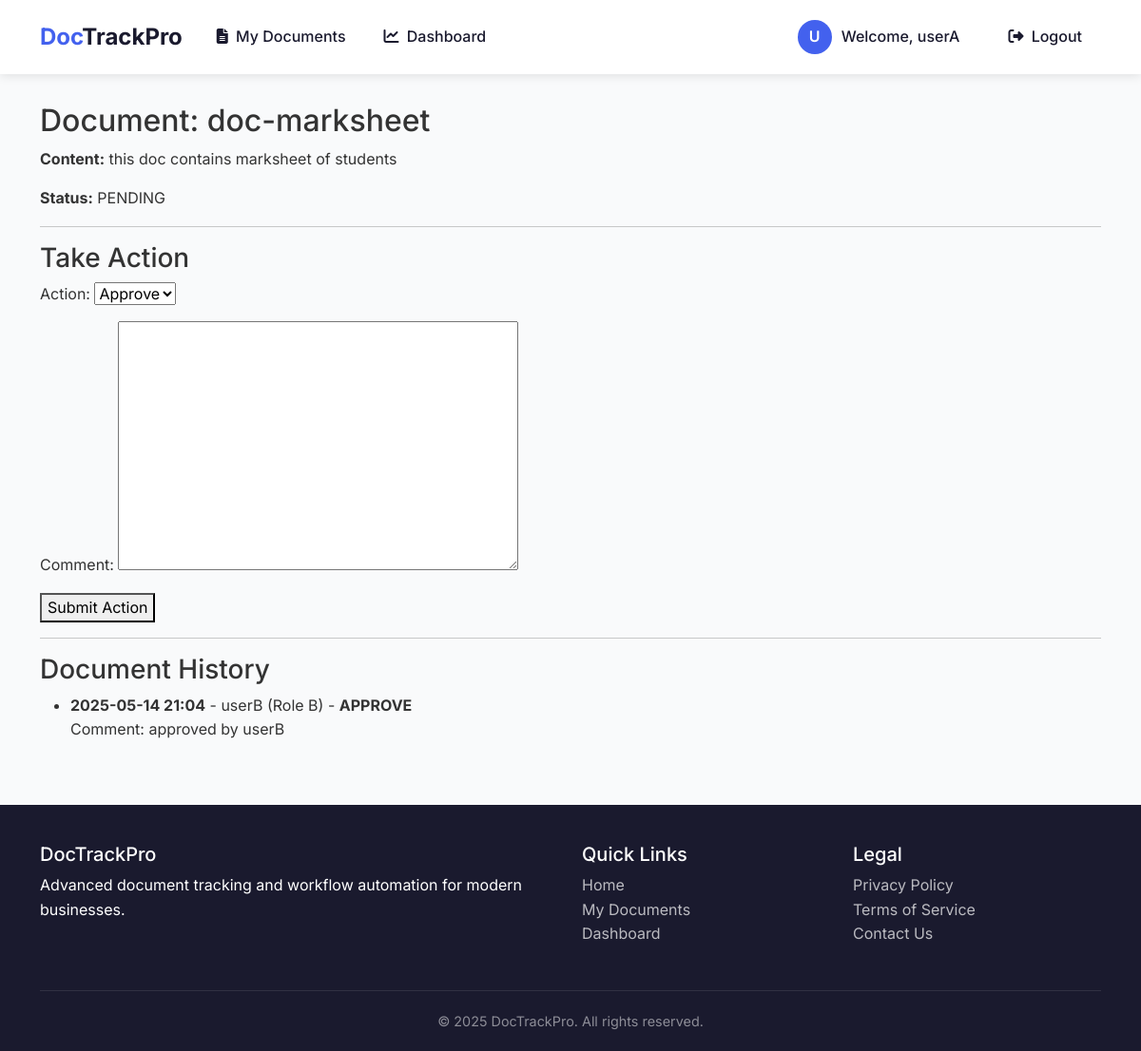
The page /2/action/ (signed in) on the database its author committed.
### tracking/models.py (models this page shows, shortened)
class CustomUser(AbstractUser):
    ROLE_CHOICES = [
        ('A', 'User A'),
        ('B', 'User B'),
        ('C', 'User C'),
        ('D', 'User D'),
        ('E', 'User E'),
    ]
    role = models.CharField(max_length=1, choices=ROLE_CHOICES)

class Document(models.Model):
    title = models.CharField(max_length=255)
    content = models.TextField()
    created_by = models.ForeignKey(CustomUser, related_name='created_documents', on_delete=models.CASCADE)
    current_handler = models.ForeignKey(CustomUser, related_name='handling_documents', on_delete=models.SET_NULL, null=True, blank=True)
    status = models.CharField(max_length=20, choices=[
        ('PENDING', 'Pending'),
        ('REJECTED', 'Rejected'),
        ('APPROVED', 'Approved'),
        ('COMPLETED', 'Completed'),
    ], default='PENDING')
    created_at = models.DateTimeField(auto_now_add=True)
    serial_number = models.CharField(max_length=20, unique=True, blank=True, null=True)
    sent_at = models.DateTimeField(null=True, blank=True)
    last_approved_by = models.ForeignKey(
        CustomUser, null=True, blank=True, related_name='last_approver',
        on_delete=models.SET_NULL
    )

class DocumentAction(models.Model):
    document = models.ForeignKey(Document, on_delete=models.CASCADE, related_name='actions')
    user = models.ForeignKey(CustomUser, on_delete=models.CASCADE)
    action = models.CharField(max_length=10, choices=[('APPROVE', 'Approve'), ('REJECT', 'Reject')])
    comment = models.TextField(blank=True)
    timestamp = models.DateTimeField(auto_now_add=True)

### tracking/views.py (the view, shortened to what this page needs)
# urls.py: path('<int:pk>/action/', DocumentActionView.as_view(), name='document-action'),
class DocumentActionView(LoginRequiredMixin, View):
    def get(self, request, pk):
        document = get_object_or_404(Document, pk=pk)
        form = DocumentActionForm()
        actions = document.actions.all().order_by('timestamp')
        return render(request, 'tracking/document_action.html', {
            'document': document,
            'form': form,
            'actions': actions
    })

### tracking/forms.py
class DocumentActionForm(forms.Form):
    action = forms.ChoiceField(choices=[('APPROVE', 'Approve'), ('REJECT', 'Reject')])
    comment = forms.CharField(widget=forms.Textarea, required=False)

### tracking/templates/tracking/document_action.html (shortened to what this page needs)
{% extends "tracking/base.html" %}
{% block content %}
  <h2>Document: {{ document.title }}</h2>
  <p><strong>Content:</strong> {{ document.content }}</p>
  <p><strong>Status:</strong> {{ document.status }}</p>
  <hr>
  <h3>Take Action</h3>
  <form method="post">
    {{ form.as_p }}
    <button type="submit">Submit Action</button>
  </form>
  <hr>
  <h3>Document History</h3>
  {% if actions %}
    <ul>
      {% for act in actions %}
        <li>
          <strong>{{ act.timestamp|date:"Y-m-d H:i" }}</strong> -
          {{ act.user.username }} (Role {{ act.user.role }}) -
          <strong>{{ act.action }}</strong><br>
          {% if act.comment %}
            Comment: {{ act.comment }}
          {% endif %}
        </li>
      {% endfor %}
    </ul>
  {% else %}
    <p>No actions taken yet.</p>
  {% endif %}
{% endblock %}

### tracking/templates/tracking/base.html (shortened to what this page needs)
<!DOCTYPE html>
<html lang="en">
<head>
    <link href="https://cdn.jsdelivr.net/npm/bootstrap@5.3.0/dist/css/bootstrap.min.css" rel="stylesheet">
    <link rel="stylesheet" href="https://cdnjs.cloudflare.com/ajax/libs/font-awesome/6.4.0/css/all.min.css">
</head>
<body>
    <nav class="navbar navbar-expand-lg navbar-light sticky-top">
        <div class="container">
            <a class="navbar-brand" href="{% url 'home' %}"><span>Doc</span>TrackPro</a>
            <div class="collapse navbar-collapse" id="navbarNav">
                <ul class="navbar-nav me-auto">
                    {% if user.is_authenticated %}
                        <li class="nav-item">
                            <a class="nav-link {% if request.resolver_match.url_name == 'document-list' %}active{% endif %}"
                               href="{% url 'document-list' %}">
                                <i class="fas fa-file-alt me-1"></i> My Documents
                            </a>
                        </li>
                        <li class="nav-item">
                            <a class="nav-link {% if request.resolver_match.url_name == 'dashboard' %}active{% endif %}"
                               href="{% url 'dashboard' %}">
                                <i class="fas fa-chart-line me-1"></i> Dashboard
                            </a>
                        </li>
                    {% endif %}
                </ul>
                <ul class="navbar-nav">
                    {% if user.is_authenticated %}
                        <li class="nav-item d-flex align-items-center me-3">
                            <div class="user-avatar">
                                {{ user.username|first|upper }}
                            </div>
                            <span class="navbar-text d-none d-lg-block">Welcome, {{ user.username }}</span>
                        </li>
                        <li class="nav-item">
                            <a class="nav-link" href="{% url 'logout' %}">
                                <i class="fas fa-sign-out-alt me-1"></i> Logout
                            </a>
                        </li>
                    {% else %}
                        <li class="nav-item">
                            <a class="nav-link" href="{% url 'login' %}">
                                <i class="fas fa-sign-in-alt me-1"></i> Login
                            </a>
                        </li>
                    {% endif %}
                </ul>
            </div>
        </div>
    </nav>
    <main class="container">
        {% block content %}{% endblock %}
    </main>
    <footer>
        <div class="container">
            <div class="row">
                <div class="col-md-6">
                    <h5>DocTrackPro</h5>
                    <p>Advanced document tracking and workflow automation for modern businesses.</p>
                </div>
                <div class="col-md-3">
                    <h5>Quick Links</h5>
                    <ul class="list-unstyled footer-links">
                        <li><a href="{% url 'home' %}">Home</a></li>
                        {% if user.is_authenticated %}
                            <li><a href="{% url 'document-list' %}">My Documents</a></li>
                            <li><a href="{% url 'dashboard' %}">Dashboard</a></li>
                        {% else %}
                            <li><a href="{% url 'login' %}">Login</a></li>
                        {% endif %}
                    </ul>
                </div>
                <div class="col-md-3">
                    <h5>Legal</h5>
                    <ul class="list-unstyled footer-links">
                        <li><a href="#">Privacy Policy</a></li>
                        <li><a href="#">Terms of Service</a></li>
                        <li><a href="#">Contact Us</a></li>
                    </ul>
                </div>
            </div>
            <div class="copyright">
                &copy; {% now "Y" %} DocTrackPro. All rights reserved.
            </div>
        </div>
    </footer>
</body>
</html>

### tracking/templates/tracking/base.html (style rules this page uses)
:root { --primary: #4361ee; --primary-dark: #3a56d4; --secondary: #3f37c9; --dark: #1a1a2e; --light: #f8f9fa; --success: #4cc9f0; --warning: #f8961e; --danger: #f72585; }
body { font-family: 'Inter', sans-serif; color: #333; line-height: 1.6; background-color: #f9fafb; min-height: 100vh; display: flex; flex-direction: column; }
.navbar { padding: 15px 0; box-shadow: 0 2px 10px rgba(0,0,0,0.1); background-color: white !important; transition: all 0.3s ease; }
.navbar-brand { font-weight: 700; color: var(--dark) !important; font-size: 1.5rem; }
.navbar-brand span { color: var(--primary); }
.nav-link { font-weight: 500; margin: 0 8px; color: var(--dark) !important; position: relative; padding: 8px 12px !important; border-radius: 6px; transition: all 0.3s ease; }
.navbar-text { color: var(--dark) !important; font-weight: 500; margin-right: 15px; }
main { flex: 1; padding-top: 30px; padding-bottom: 50px; }
footer { background-color: var(--dark); color: white; padding: 40px 0 20px; margin-top: auto; }
.footer-links a { color: rgba(255,255,255,0.7); text-decoration: none; transition: all 0.3s ease; }
.copyright { border-top: 1px solid rgba(255,255,255,0.1); padding-top: 20px; margin-top: 30px; text-align: center; color: rgba(255,255,255,0.5); font-size: 0.9rem; }
.user-avatar { width: 36px; height: 36px; border-radius: 50%; background-color: var(--primary); color: white; display: flex; align-items: center; justify-content: center; font-weight: 600; margin-right: 10px; }

### rows shown on the page
CustomUser: username|first "U", username "userA"
Document: title "doc-marksheet", content "this doc contains marksheet of students", status "PENDING"
DocumentAction: timestamp "2025-05-14 21:04", user.username "userB", user.role "B", action "APPROVE", comment "approved by userB"
